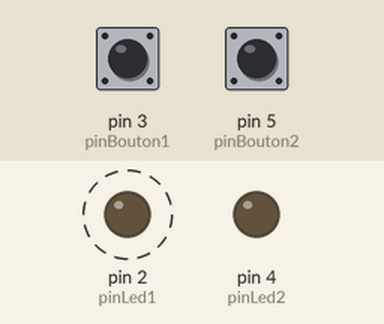
The sketch below on a simulated Arduino Uno, built with avr-gcc and run on an emulated ATmega328P. Shown: output pins drawn as LEDs (lit = HIGH). Dashed ring = blinking. The inputs (shaded band) are chosen by the test bench; at power-on: pin 5 (pinBouton2) HIGH, pin 3 (pinBouton1) HIGH. What the sketch prints to the serial monitor is not drawn.

Above: at 1.2 s.
1.3 s: pin 5 (pinBouton2) pulled LOW for 0.15 s
At 1.95 s:
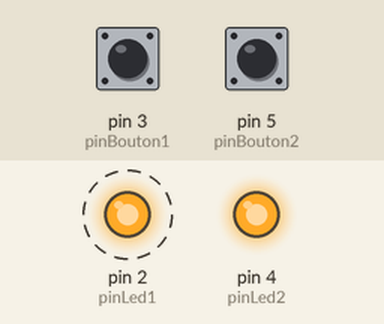
Timing chart, 0 to 10.3 s (numbered marks = the images above; inputs shaded):
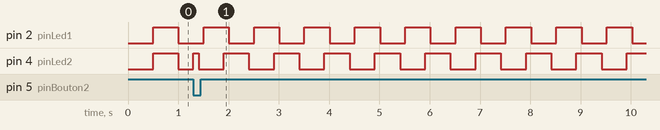

The sketch:

allumer_une_led_avec_millisB.ino
```cpp
const int pinLed1 = 2;
const int pinBouton1 = 3;
int varBouton1 = 0;
const int pinLed2 = 4;
const int pinBouton2 = 5;
int varBouton2 = 0;
unsigned long currentTime = 0;
unsigned long previousTime1 = 0;
unsigned long previousTime2 = 0;

bool ledState1 = LOW;
bool ledState2 = LOW;

void setup() {
  // put your setup code here, to run once:
  Serial.begin(115200);  //Serial.begin(116000);
  Serial.println("Initialisation...");
  pinMode(pinLed1, OUTPUT);
  pinMode(pinBouton1, INPUT_PULLUP);  //pinMode(pinBouton1, INPUT);
  pinMode(pinLed2, OUTPUT);
  pinMode(pinBouton2, INPUT_PULLUP);  //pinMode(pinBouton2, INPUT);
  digitalWrite(pinLed1, LOW);
  digitalWrite(pinLed2, LOW);
  Serial.println("...Fin de l'initialisation");
}

void loop() {
  // put your main code here, to run repeatedly:
  varBouton1 = digitalRead(pinBouton1);
  varBouton2 = digitalRead(pinBouton2);
  currentTime = millis();
  //Serial.print("bouton1=");
  //Serial.println((varBouton1 == HIGH) ? 500 : 1000);
  int delais = (varBouton1 == HIGH) ? 500 : 1000;
  if ( (currentTime - previousTime1) > delais) {
    previousTime1 = currentTime;
    ledState1 = !ledState1;
    digitalWrite(pinLed1, ledState1);
  }

  delais = (varBouton2 == HIGH) ? 500 : 100;
  if ( (currentTime - previousTime2) > delais) {
    previousTime2 = currentTime;
    ledState2 = !ledState2;
    digitalWrite(pinLed2, ledState2);
  }
  delay(1);
}
```

Measured:
- by itself, pin 2 (pinLed1): alternates HIGH for 0.50 s and LOW for 0.50 s
- by itself, pin 4 (pinLed2): repeats every 1.0 s: LOW 0.50 s, HIGH 0.50 s
